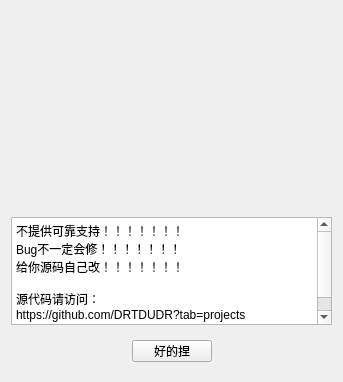
<?xml version="1.0" encoding="UTF-8"?>
<ui version="4.0">
 <class>supportwindow</class>
 <widget class="QWidget" name="supportwindow">
  <property name="geometry">
   <rect>
    <x>0</x>
    <y>0</y>
    <width>343</width>
    <height>382</height>
   </rect>
  </property>
  <property name="windowTitle">
   <string>Form</string>
  </property>
  <layout class="QVBoxLayout" name="verticalLayout">
   <item>
    <widget class="QWidget" name="widget" native="true">
     <property name="sizePolicy">
      <sizepolicy hsizetype="Minimum" vsizetype="Expanding">
       <horstretch>0</horstretch>
       <verstretch>0</verstretch>
      </sizepolicy>
     </property>
     <property name="minimumSize">
      <size>
       <width>0</width>
       <height>200</height>
      </size>
     </property>
     <property name="styleSheet">
      <string notr="true">
image: url(:/image/icon/DogeMediaPlayer_LOGO_3_null.png);</string>
     </property>
    </widget>
   </item>
   <item>
    <widget class="QPlainTextEdit" name="plainTextEdit">
     <property name="plainText">
      <string>不提供可靠支持！！！！！！！
Bug不一定会修！！！！！！！
给你源码自己改！！！！！！！

源代码请访问：
https://github.com/DRTDUDR?tab=projects</string>
     </property>
    </widget>
   </item>
   <item>
    <widget class="QWidget" name="widget_2" native="true">
     <property name="minimumSize">
      <size>
       <width>0</width>
       <height>40</height>
      </size>
     </property>
     <layout class="QHBoxLayout" name="horizontalLayout">
      <item>
       <spacer name="horizontalSpacer">
        <property name="orientation">
         <enum>Qt::Horizontal</enum>
        </property>
        <property name="sizeHint" stdset="0">
         <size>
          <width>40</width>
          <height>20</height>
         </size>
        </property>
       </spacer>
      </item>
      <item>
       <widget class="QPushButton" name="closeBu">
        <property name="text">
         <string>好的捏</string>
        </property>
       </widget>
      </item>
      <item>
       <spacer name="horizontalSpacer_2">
        <property name="orientation">
         <enum>Qt::Horizontal</enum>
        </property>
        <property name="sizeHint" stdset="0">
         <size>
          <width>40</width>
          <height>20</height>
         </size>
        </property>
       </spacer>
      </item>
     </layout>
    </widget>
   </item>
  </layout>
 </widget>
 <resources/>
 <connections/>
</ui>
